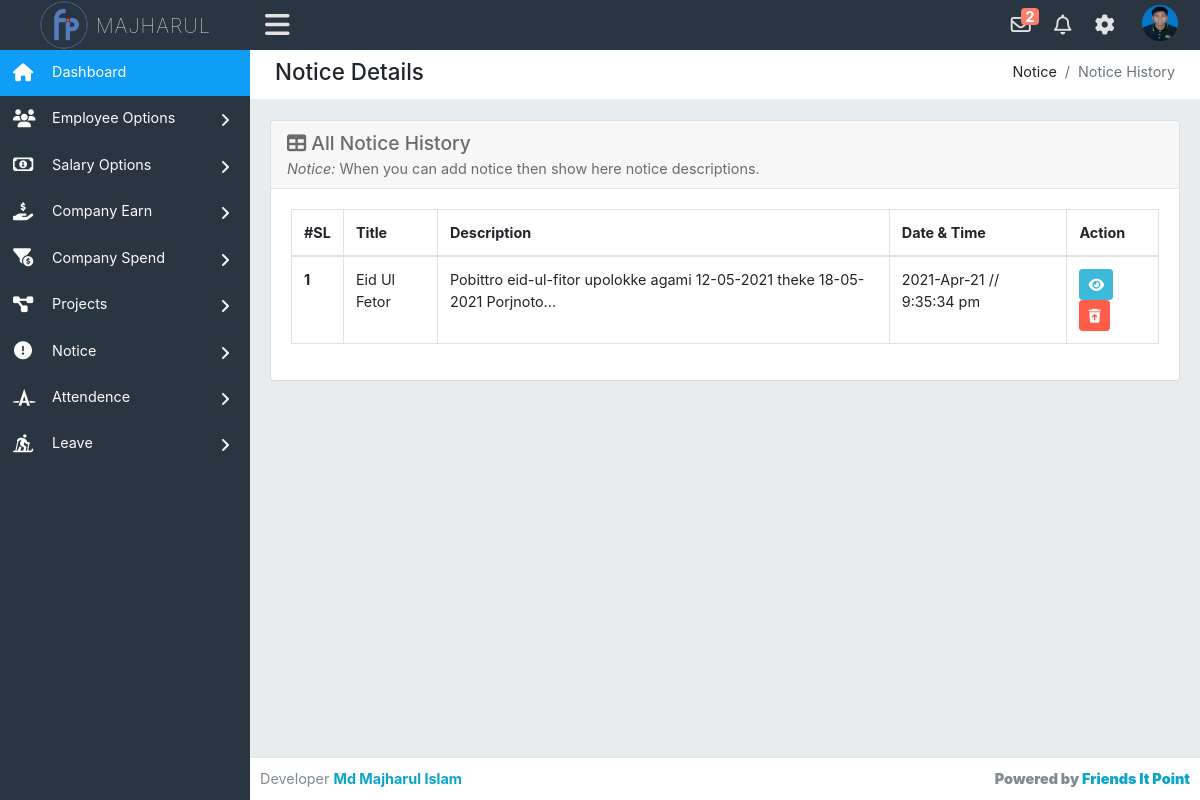
Screenshot of /admin/noticeHistory.php (signed in) with the database file from the repository.
### tables this page shows
CREATE TABLE `notice` (
  `notice_id` int(11) NOT NULL,
  `notice_title` varchar(200) NOT NULL,
  `notice_desc` varchar(255) NOT NULL,
  `notice_datetime` varchar(50) NOT NULL
);

### admin/noticeHistory.php (the view, shortened to what this page needs)
<?php require_once('header.php'); ?>
<div class="row">
    <div class="col-xl-12">
        <div class="breadcrumb-holder">
            <h1 class="main-title float-left">Notice Details</h1>
            <ol class="breadcrumb float-right">
                <li class="breadcrumb-item">Notice</li>
                <li class="breadcrumb-item active">Notice History</li>
            </ol>
            <div class="clearfix"></div>
        </div>
    </div>
</div>
<div class="row">
	<div class="col-xs-12 col-sm-12">
        <div class="card mb-3">
            <div class="card-header">
                <h3><i class="fas fa-table"></i> All Notice History</h3>
                <i>Notice: </i> When you can add notice then show here notice descriptions.
            </div>
            <div class="card-body">
                <table class="table table-responsive-xl table-bordered">
                    <thead>
                        <tr>
                            <th scope="col">#SL</th>
                            <th scope="col">Title</th>
                            <th scope="col">Description</th>
                            <th scope="col">Date & Time</th>
                            <th scope="col">Action</th>
                        </tr>
                    </thead>
                    <tbody>
                      <?php
                          $stm = $pdo->prepare('SELECT * FROM notice ORDER BY notice_datetime DESC');
                          $stm->execute();
                          $result = $stm->fetchAll(PDO::FETCH_ASSOC);
                          $sl = 1;
                          foreach($result as $row) :
                       ?>
                        <tr>
                            <th scope="row"><?php echo $sl;$sl++; ?></th>
                            <td><?php echo $row['notice_title']; ?></td>
                            <td>
                              <?php
                                  $notice_desc = explode(" ", $row['notice_desc']);
                                  $short = array_slice($notice_desc,0,8);
                                  $final_desc = implode(" ",$short);
                                  echo $final_desc."...";
                                ?>
                            </td>
                            <td><?php echo $row['notice_datetime']; ?></td>
                            <td>
                                <a class="btn btn-sm btn-info" data-fancybox data-src="#hidden-content<?php echo $row['notice_id'];?>" href="javascript:;<?php echo $row['notice_id'];?>"><i class="fas fa-eye"></i></a>&nbsp;
                              <a class="btn btn-sm btn-danger" onclick="return confirm('Are you sure delete this notice?')" href="noticeHistory.php?delNid=<?php echo $row['notice_id']; ?>">
                                <i class="fas fa-trash-restore"></i>
                              </a>
                            </td>
                        </tr>
                      <?php endforeach; ?>
                    </tbody>
                </table>
            </div>
        </div>
    </div>
</div>
<?php require_once('footer.php'); ?>

### admin/header.php (shortened to what this page needs)
<?php require_once('../config.php'); ?>
<!DOCTYPE html>
<html lang="en">
<head>
    <link href="../assets/css/bootstrap.min.css" rel="stylesheet" type="text/css" />
    <link href="../assets/font-awesome/css/all.css" rel="stylesheet" type="text/css" />
    <link rel="stylesheet" href="../fancybox-master/dist/jquery.fancybox.min.css">
    <link rel="stylesheet" href="../livedatetime/clock.css">
    <link rel="stylesheet" href="../livedatetime/calendar.css">
    <link href='https://netdna.bootstrapcdn.com/font-awesome/3.2.1/css/font-awesome.css' rel='stylesheet' type='text/css'>
    <link rel="stylesheet" type="text/css" href="../assets/css/dataTables.bootstrap.min.css" />
    <link rel="stylesheet" type="text/css" href="../assets/plugins/datatables/datatables.min.css" />
    <link href="../assets/css/style.css" rel="stylesheet" type="text/css" />
</head>
<body class="adminbody">
    <div id="main">
        <div class="headerbar">
            <?php
                $stm = $pdo->prepare('SELECT * FROM admin_info WHERE admin_id=?');
                $stm->execute(array($_SESSION['logged_in']));
                $rslt = $stm->fetchAll(PDO::FETCH_ASSOC);
                foreach($rslt as $row) :
            ?>
            <div class="headerbar-left">
                <a href="index.php" class="logo">
                    <img alt="Logo" src="../assets/images/logo.png" />
                    <span><?php echo $row['admin_name']; ?></span>
                </a>
            </div>
            <nav class="navbar-custom">
                <ul class="list-inline float-right mb-0">
                    <li class="list-inline-item dropdown notif">
                        <a class="nav-link dropdown-toggle arrow-none" data-toggle="dropdown" href="#" aria-haspopup="false" aria-expanded="false">
                            <i class="far fa-envelope"></i>
                            <?php
                                $notify_s = $pdo->prepare('SELECT * FROM notification WHERE type=? AND status=? ORDER BY date DESC');
                                $notify_s->execute(array('salary','unread'));
                                $notify_result = $notify_s->fetchAll(PDO::FETCH_ASSOC);
                                if(count($notify_result) > 0 ) :
                             ?>
                            <span class="mycounter"><?php echo count($notify_result); ?></span>
                            <?php endif; ?>
                        </a>
                    </li>
                    <li class="list-inline-item dropdown notif">
                        <a class="nav-link dropdown-toggle arrow-none" data-toggle="dropdown" href="#" aria-haspopup="false" aria-expanded="false">
                            <i class="far fa-bell"></i>
                        </a>
                    </li>
                    <li class="list-inline-item dropdown notif">
                        <a class="nav-link dropdown-toggle arrow-none" data-toggle="dropdown" href="#" aria-haspopup="false" aria-expanded="false">
                            <i class="fas fa-cog"></i>
                        </a>
                    </li>
                    <li class="list-inline-item dropdown notif">
                        <a class="nav-link dropdown-toggle nav-user" data-toggle="dropdown" href="#" aria-haspopup="false" aria-expanded="false">
                            <?php if($row['admin_pic'] != 'avatar') : ?>
                            <img src="../uploads/<?php echo $row['admin_pic']; ?>" alt="Profile image" class="avatar-rounded">
                            <?php else : ?>
                            <img src="../assets/images/avatars/admin.png" alt="Profile image" class="avatar-rounded">
                        </a>
                        <?php endif; endforeach; ?>
                    </li>
                </ul>
                <ul class="list-inline menu-left mb-0">
                    <li class="float-left">
                        <button class="button-menu-mobile open-left">
                            <i class="fas fa-bars"></i>
                        </button>
                    </li>
                </ul>
            </nav>
        </div>
        <div class="left main-sidebar">
            <div class="sidebar-inner leftscroll">
                <div id="sidebar-menu">
                    <ul>
                        <li class="submenu">
                            <a class="active" href="index.php">
                                <i class="fas fa-home"></i>
                                <span> Dashboard </span>
                            </a>
                        </li>
                        <li class="submenu">
                            <a id="tables" href="#">
                                <i class="fas fa-users"></i>
                                <span> Employee Options </span>
                                <span class="menu-arrow"></span>
                            </a>
                        </li>
                        <li class="submenu">
                            <a id="tables" href="#">
                                <i class="far fa-money-bill-alt"></i>
                                <span> Salary Options </span>
                                <span class="menu-arrow"></span>
                            </a>
                        </li>
                        <li class="submenu">
                            <a id="tables" href="#">
                                <i class="fas fa-hand-holding-usd"></i>
                                <span> Company Earn </span>
                                <span class="menu-arrow"></span>
                            </a>
                        </li>
                        <li class="submenu">
                            <a id="tables" href="#">
                                <i class="fas fa-funnel-dollar"></i>
                                <span> Company Spend </span>
                                <span class="menu-arrow"></span>
                            </a>
                        </li>
                        <li class="submenu">
                            <a id="tables" href="#">
                                <i class="fas fa-project-diagram"></i>
                                <span> Projects </span>
                                <span class="menu-arrow"></span>
                            </a>
                        </li>
                        <li class="submenu">
                            <a id="tables" href="#">
                                <i class="fas fa-exclamation-circle"></i>
                                <span> Notice </span>
                                <span class="menu-arrow"></span>
                            </a>
                        </li>
                        <li class="submenu">
                            <a id="tables" href="#">
                                <i class="fab fa-autoprefixer"></i>
                                <span> Attendence </span>
                                <span class="menu-arrow"></span>
                            </a>
                        </li>
                        <li class="submenu">
                            <a id="tables" href="#">
                                <i class="fas fa-skiing-nordic"></i>
                                <span> Leave </span>
                                <span class="menu-arrow"></span>
                            </a>
                        </li>
                    </ul>
                </div>
            </div>
        </div>
        <div class="content-page">
            <div class="content">
                <div class="container-fluid">

### livedatetime/clock.css (style rules this page uses)
* { margin: 0; padding: 0; box-sizing: border-box; }

### rows the page displays
notice: notice_title "Eid Ul Fetor", notice_desc "Pobittro eid-ul-fitor upolokke agami 12-05-2021 theke 18-05-2021 Porjnoto", notice_datetime "2021-Apr-21 // 9:35:34 pm"

### other values shown
$row['admin_name'] "MAJHARUL"
count($notify_result) "2"
